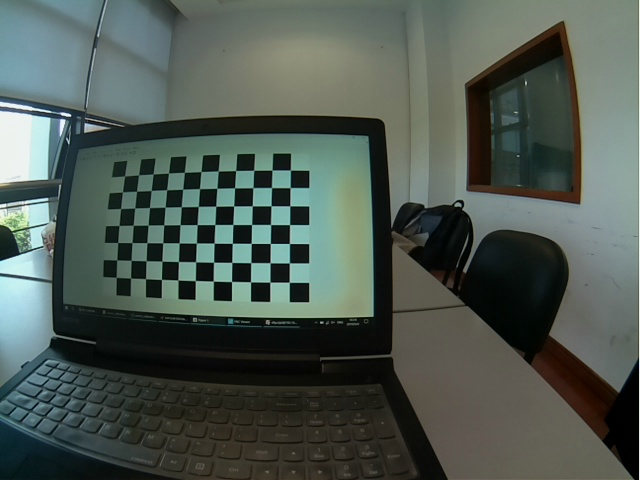
#> input picture inposition/camera_calibration/checker_board_image/0.jpg, 640 x 480 px
$ python -i func.py   (imports and definitions only)   (older library calls are emulated)
#> lines starting #> are read from the running program, lines starting #| are printed output that depends on the picture; after the words box and inside, x2 and y2 are one past the last pixel; in counts of white or black regions, pixels touching at a corner belong together
#> further down, picture is the input picture: shape (480, 640, 3); mean B, G, R 81.1, 88.3, 77.6
import cv2 as cv
import math
import numpy as np
from functools import cmp_to_key

cameraMatrix = np.array([[341.1772, 0.0136, 319.2622],
                [0, 341.5543, 243.6391],
                [0, 0, 1]])

distCoeffs = np.array([-0.2898, 0.0634, -0.00029521, -0.00078580, 0])


# [55 lines left out: functions cmp, num_recognition, not called in this run]


def dip(img: np.ndarray) -> list:
    """
    处理图像
    :param img: 待处理图像
    :return: 筛选后的轮廓
    """
    h,  w = img.shape[:2]
#> h = 480; w = 640
    newcameramtx, roi = cv.getOptimalNewCameraMatrix(cameraMatrix, distCoeffs, (w,h), 1, (w,h))
#> roi = (12, 44, 614, 388)
    frame = cv.undistort(img, cameraMatrix, distCoeffs, None, newcameramtx)
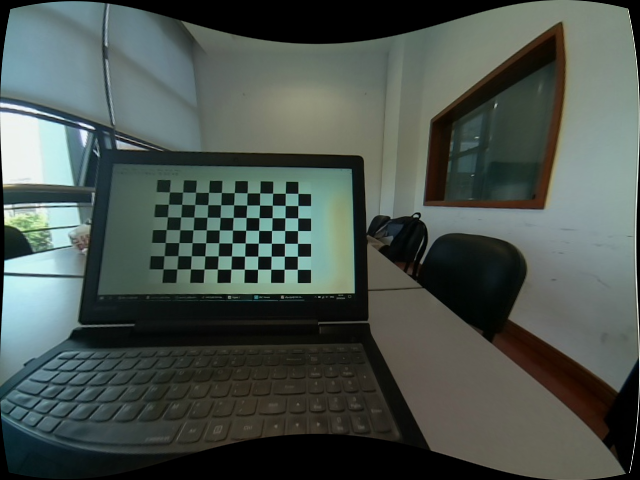
#> frame: shape (480, 640, 3); mean B, G, R 78.5, 84.1, 74.5
    x, y, w, h = roi
#> x = 12; y = 44; w = 614; h = 388
    img = frame[y : y+h, x : x+w]
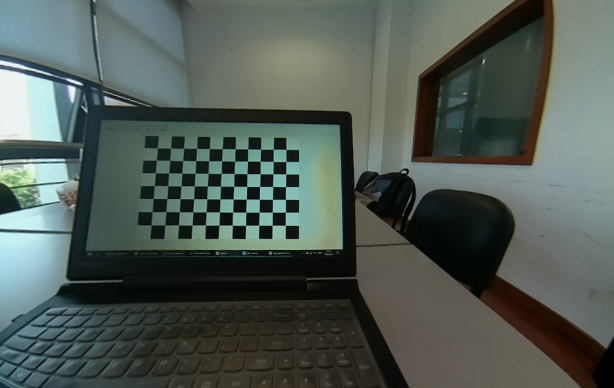
#> img: shape (388, 614, 3); mean B, G, R 84.5, 90.8, 80.5
    gray = cv.cvtColor(img, cv.COLOR_BGR2GRAY)
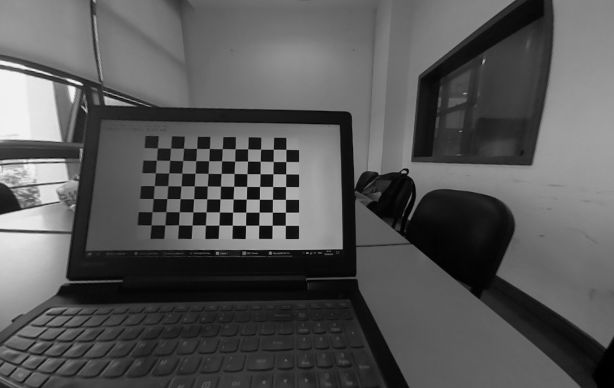
#> gray: shape (388, 614); min 0, max 244, mean 87

    ret, thresh = cv.threshold(gray, 110, 255, cv.THRESH_BINARY_INV)
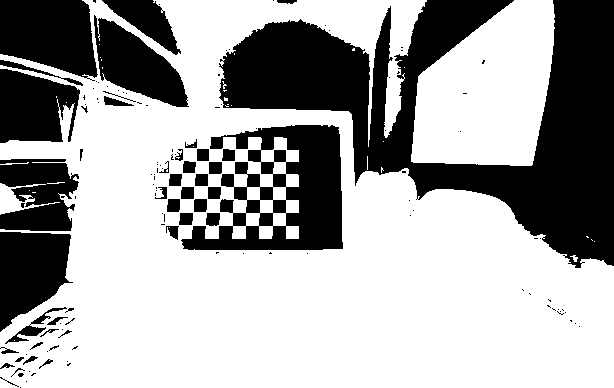
#> thresh: shape (388, 614); 64.7% white; 134 black regions (92 under 20 px)

    rows,cols = thresh.shape
#> rows = 388; cols = 614
    src_points = np.float32([[85,250],[529,250],[0,rows-1],[cols-1,rows-1]])
    dst_points = np.float32([[0,0],[cols-1,0],[180,rows-1],[434,rows-1]])

    projective_martix = cv.getPerspectiveTransform(src_points,dst_points)
    thresh = cv.warpPerspective(thresh,projective_martix,(cols,rows))
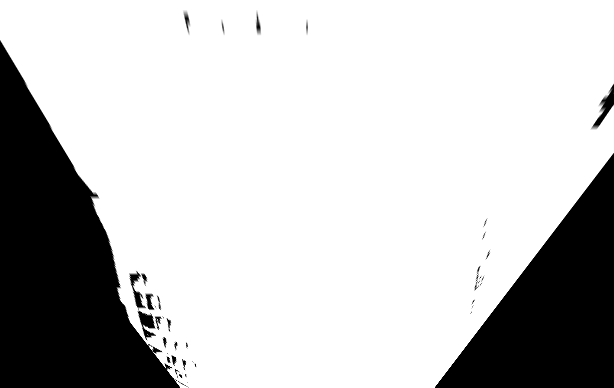
#> thresh: shape (388, 614); min 0, max 255, mean 197.3


    kernel = np.ones((7, 7), np.uint8)
    thresh = cv.morphologyEx(thresh, cv.MORPH_CLOSE, kernel)
    im2, contours, hierarchy = cv.findContours(thresh, cv.RETR_TREE, cv.CHAIN_APPROX_NONE)
#> contours = 2 contours; box (x1, y1, x2, y2) and area: (0, 0, 614, 388) 185058, (141, 315, 153, 327) 113
    temp = []
    for i in contours:
        if 150 < cv.arcLength(i, True) < 390 and 150 < i.shape[0] < 400:
            area = cv.contourArea(i)
            x, y, w, h = cv.boundingRect(i)
            rect_area = w * h
            extent = float(area) / rect_area
            if 0.2 < extent < 0.6:
                my_m = cv.moments(i)
                cx1 = int(my_m['m10'] / my_m['m00'])
                if 50 < cx1 < 550:
                    temp.append(i)
#> this loop made 2 passes
#> after the loop, temp = []
    temp = sorted(temp, key=cmp_to_key(cmp))
    cv.imshow("ss", thresh)
    cv.waitKey(1)

    return temp


# [27 lines left out: function cal, not called in this run]

>>> import cv2
>>> picture = cv2.imread('camera_calibration/checker_board_image/0.jpg')
>>> result = dip(picture)
#> result = []

$ run again, on inposition/camera_calibration/checker_board_image/1.jpg
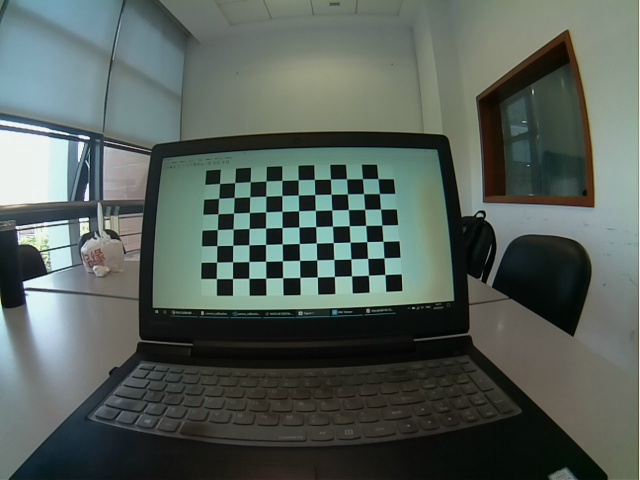
#> input picture inposition/camera_calibration/checker_board_image/1.jpg, 640 x 480 px
#> picture is the input picture: shape (480, 640, 3); mean B, G, R 89.4, 95.6, 85.1
#> in dip, `ret, thresh = cv.threshold(gray, 110, 255, cv.THRESH_BINARY_INV)`:
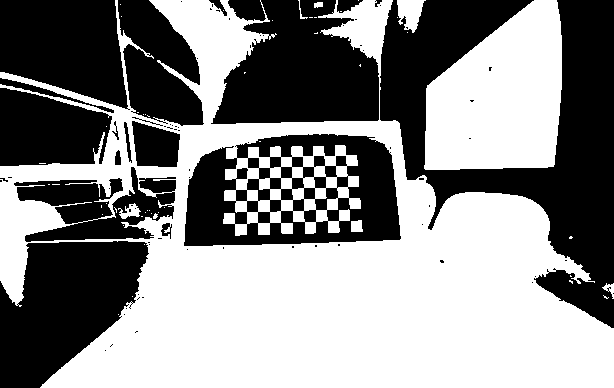
#> thresh: shape (388, 614); 53.5% white; 79 black regions (61 under 20 px)
#> in dip, `thresh = cv.warpPerspective(thresh,projective_martix,(cols,rows))`:
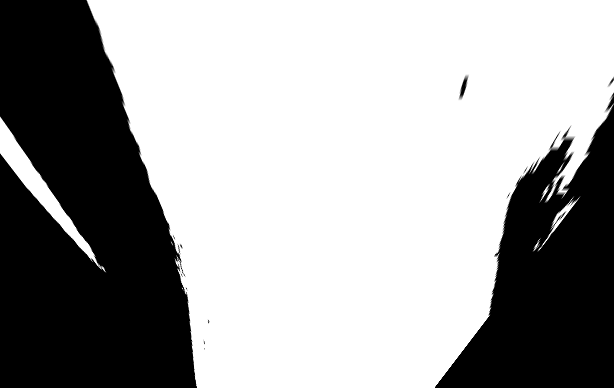
#> thresh: shape (388, 614); min 0, max 255, mean 163.8
#> contours = 2 contours; box (x1, y1, x2, y2) and area: (86, 0, 614, 388) 151556, (0, 116, 107, 273) 2368
#> the loop in dip, `for i in contours:` made 2 passes
#> after the loop in dip, `for i in contours:`: temp = []

$ run again, on inposition/camera_calibration/checker_board_image/10.jpg
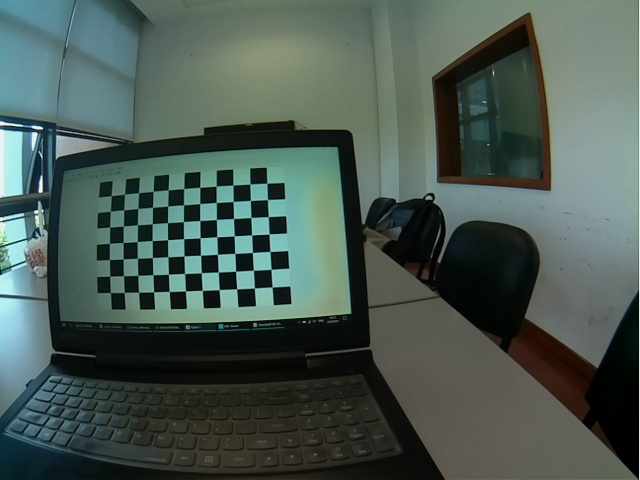
#> input picture inposition/camera_calibration/checker_board_image/10.jpg, 640 x 480 px
#> picture is the input picture: shape (480, 640, 3); mean B, G, R 82.1, 89, 73.6
#> in dip, `ret, thresh = cv.threshold(gray, 110, 255, cv.THRESH_BINARY_INV)`:
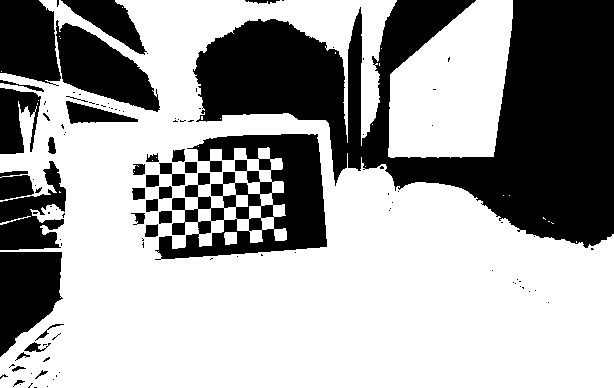
#> thresh: shape (388, 614); 63.6% white; 113 black regions (79 under 20 px)
#> in dip, `thresh = cv.warpPerspective(thresh,projective_martix,(cols,rows))`:
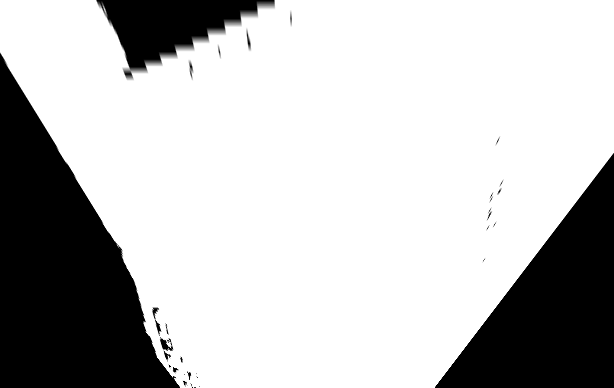
#> thresh: shape (388, 614); min 0, max 255, mean 190.8
#> contours = 1 contour; box (x1, y1, x2, y2) and area: (0, 0, 614, 388) 178948
#> the loop in dip, `for i in contours:` made 1 pass
#> after the loop in dip, `for i in contours:`: temp = []

$ run again, on inposition/camera_calibration/checker_board_image/11.jpg
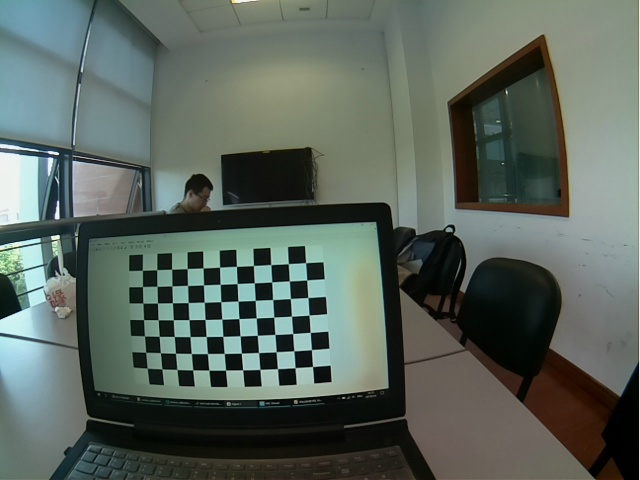
#> input picture inposition/camera_calibration/checker_board_image/11.jpg, 640 x 480 px
#> picture is the input picture: shape (480, 640, 3); mean B, G, R 92.8, 101, 89.9
#> in dip, `ret, thresh = cv.threshold(gray, 110, 255, cv.THRESH_BINARY_INV)`:
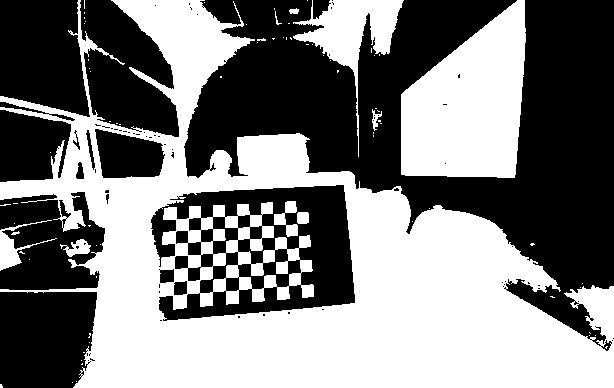
#> thresh: shape (388, 614); 49.2% white; 76 white regions (65 under 20 px)
#> in dip, `thresh = cv.morphologyEx(thresh, cv.MORPH_CLOSE, kernel)`:
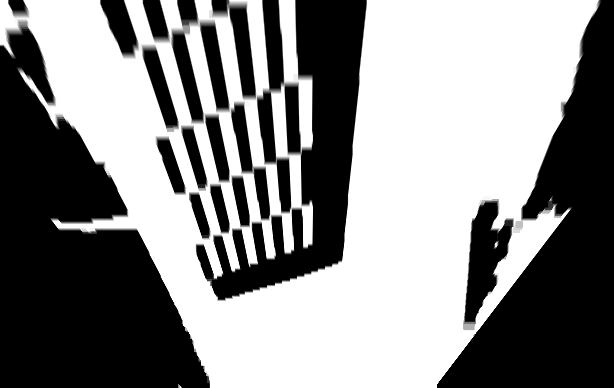
#> thresh: shape (388, 614); min 0, max 255, mean 136
#> contours = 19 contours, 1 with area under 20; largest, box (x1, y1, x2, y2) and area: (0, 0, 602, 388) 144808, (465, 202, 511, 322) 2936, (230, 9, 256, 95) 1262, (201, 26, 229, 108) 1154, (173, 35, 203, 120) 1142
#> the loop in dip, `for i in contours:` made 19 passes
#> (area, x, y, w, h, rect_area, extent, cx1) on passes 4, 16, 17, 18, 19: (2936.5, 465, 202, 46, 120, 5520, 0.532, 483), (1075.5, 144, 51, 34, 75, 2550, 0.422, 160), (1142, 173, 35, 30, 85, 2550, 0.448, 187), (1154, 201, 26, 28, 82, 2296, 0.503, 214), (1262.5, 230, 9, 26, 86, 2236, 0.565, 243)
#> after the loop in dip, `for i in contours:`: temp = 5 contours; box (x1, y1, x2, y2) and area: (465, 202, 511, 322) 2936, (230, 9, 256, 95) 1262, (201, 26, 229, 108) 1154, (173, 35, 203, 120) 1142, (144, 51, 178, 126) 1076
#> in cmp, `my_m = cv.moments(obj1)`: my_m = moments, m00 1075.5, centre m10/m00, m01/m00 = (160.3, 87.3)
#> in cmp, `cx1 = int(my_m['m10'] / my_m['m00'])`: cx1 = 160
#> in cmp, `my_m = cv.moments(obj2)`: my_m = moments, m00 2936.5, centre m10/m00, m01/m00 = (483.9, 257.3)
#> cx2 = 483
#> result has the same summary as temp in dip
